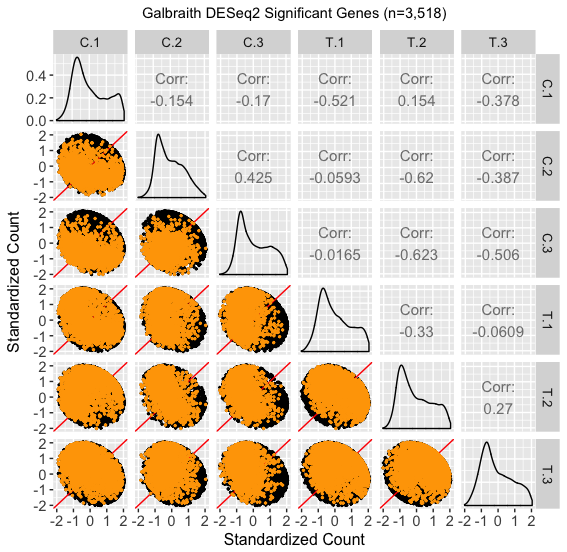

This chart was generated by the following R code:
library(rtracklayer)
library(Rsamtools)
library(grid)
library(GenomicAlignments)
library(ggplot2)
library(GGally)
library(edgeR)
library(stringr)
library(EDASeq)
library(dplyr)
library(matrixStats)
library(gridExtra)
library(reshape2)
library(scales)
library(bigPint)
library(data.table)

data <- as.data.frame(readRDS("../../../data/data.Rds"))
metricsAll <- readRDS("../dataMetrics.Rds")

data$ID <- rownames(data)
data <- data[,c(7,1:6)]

# Filter, normalize, and standardize the data so each gene has mean=0 and stdev=1
res <- filterStandardizeKL(data)
# Fitered data standardized
datas <- res[["fulls"]]

# Indices of the NAN rows
nID <- which(is.nan(datas$C.1))
# Set these filtered values that have all same values for samples to 0
datas[nID,1:6] <- 0

yMin = min(datas[,1:6])
yMax = max(datas[,1:6])

datas <- datas[,c(7,1:6)]
nGenes <- length(which(metricsAll[["C_T"]]$FDR<0.05))

metricsAll[["C_T"]]$ID = as.factor(as.character(metricsAll[["C_T"]]$ID))
ret <- plotDEG(data = datas, dataMetrics = metricsAll, option="scatterPoints", threshVar = "FDR", threshVal = 0.05) # degPointColor = colList[j]
ret[["C_T"]] + xlab("Standardized Count") + ylab("Standardized Count") + ggtitle(paste("Galbraith DESeq2 Significant Genes (n=", format(nGenes, big.mark=",", scientific=FALSE), ")",sep="")) + theme(plot.title = element_text(hjust = 0.5, size=11), axis.text=element_text(size=11), axis.title=element_text(size=12), strip.text = element_text(size = 10))

filterStandardizeKL <- function(data){
  
  data_Rownames <- data$ID
  data = data[,-1]
  rownames(data) <- data_Rownames
  data <- betweenLaneNormalization(as.matrix(data), which="full", round=FALSE)
  data = as.data.frame(data)
  # Add mean and standard deviation for each row/gene
  data = mutate(data, mean = (C.1+C.2+C.3+T.1+T.2+T.3)/6, stdev = RowSD(cbind(C.1,C.2,C.3,T.1,T.2,T.3)))
  rownames(data)=data_Rownames
  data$ID <- data_Rownames
  
  dataqps <- t(apply(as.matrix(data[,1:6]), 1, scale))
  dataqps <- as.data.frame(dataqps)
  colnames(dataqps) <- colnames(data[,1:6])
  dataqps$ID <- rownames(dataqps)
  
  # Combine the filtered and remaining data
  fulls <- dataqps
  boxDat <- melt(fulls, id.vars="ID")
  colnames(boxDat) <- c("ID", "Sample", "Count")
  
  # Indices of the 775 NAN rows. They had stdev=0 in the filt data
  nID <- which(is.nan(dataqps$K.1))
  # Set these filtered values that have all same values for samples to 0
  dataqps[nID,1:6] <- 0
  
  # Return several parameters
  list(datas = dataqps, fulls = fulls)
}

# This function calculates the standard deviation of each row in a data frame
RowSD = function(x) {
  sqrt(rowSums((x - rowMeans(x))^2)/(dim(x)[2] - 1))
}
